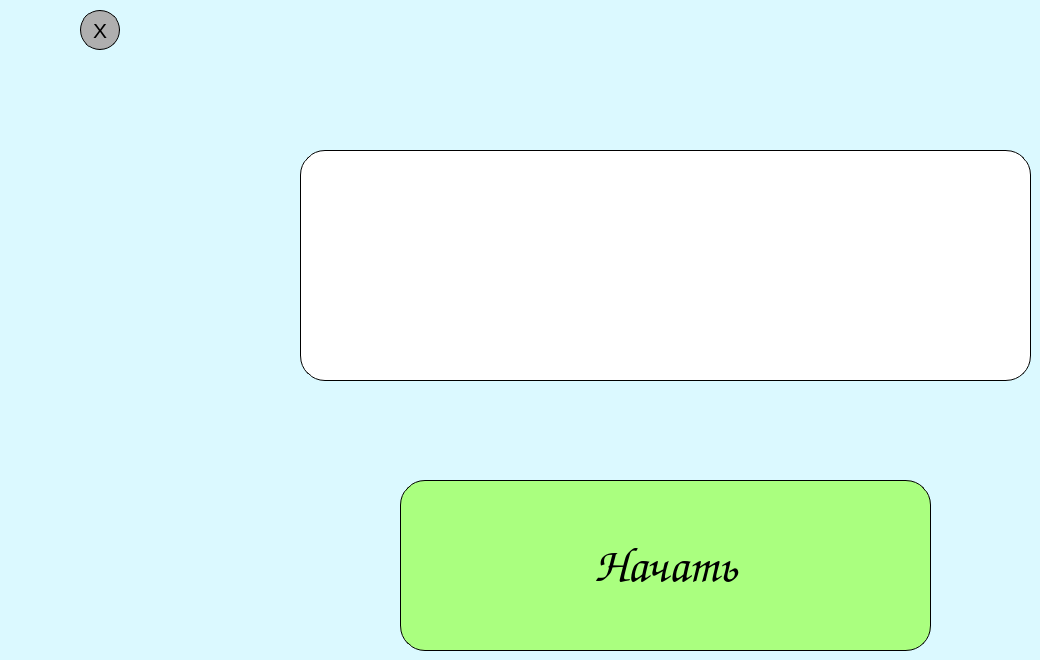
    <widget class="QWidget" name="greetingPage">
     <property name="styleSheet">
      <string notr="true">background-color:rgb(219, 249, 255)</string>
     </property>
     <widget class="QLabel" name="logo">
      <property name="geometry">
       <rect>
        <x>300</x>
        <y>150</y>
        <width>731</width>
        <height>231</height>
       </rect>
      </property>
      <property name="styleSheet">
       <string notr="true">border-radius: 25px;
background-color: rgb(255, 255, 255);
border: 1px solid #000000;
hover: #0a0a0a</string>
      </property>
      <property name="text">
       <string/>
      </property>
      <property name="pixmap">
       <pixmap>../images/logoGreet.png</pixmap>
      </property>
     </widget>
     <widget class="QPushButton" name="startButton">
      <property name="geometry">
       <rect>
        <x>400</x>
        <y>480</y>
        <width>531</width>
        <height>171</height>
       </rect>
      </property>
      <property name="font">
       <font>
        <family>Comic Sans MS</family>
        <pointsize>36</pointsize>
       </font>
      </property>
      <property name="styleSheet">
       <string notr="true">QPushButton#startButton{
background-color: rgb(170, 255, 127);
border: 1px solid black;
border-radius: 25px;
color: rgb(0, 0, 0);
}
QPushButton#startButton:hover{
background-color: rgb(140, 225, 97);
}</string>
      </property>
      <property name="text">
       <string>Начать</string>
      </property>
     </widget>
     <widget class="QPushButton" name="anotherQuitGameButton">
      <property name="geometry">
       <rect>
        <x>80</x>
        <y>10</y>
        <width>40</width>
        <height>40</height>
       </rect>
      </property>
      <property name="sizePolicy">
       <sizepolicy hsizetype="Minimum" vsizetype="Maximum">
        <horstretch>0</horstretch>
        <verstretch>0</verstretch>
       </sizepolicy>
      </property>
      <property name="font">
       <font>
        <pointsize>16</pointsize>
       </font>
      </property>
      <property name="styleSheet">
       <string notr="true">QPushButton#anotherQuitGameButton{
border-radius: 20px;
background-color: rgb(175, 175, 175);
border: 1px solid black;
background-image: 'images/undo.png';
	color: rgb(0, 0, 0);
}
QPushButton#anotherQuitGameButton:hover{
background-color: rgb(109, 109, 109)
}</string>
      </property>
      <property name="text">
       <string>X</string>
      </property>
      <property name="shortcut">
       <string extracomment="Выйти из игры"/>
      </property>
     </widget>
    </widget>
